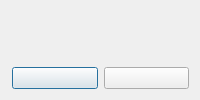
<?xml version="1.0" encoding="UTF-8"?>
<ui version="4.0">
    <class>yesNoDialog</class>
    <widget class="QDialog" m_name="yesNoDialog">
        <property m_name="geometry">
            <rect>
                <x>0</x>
                <y>0</y>
                <width>390</width>
                <height>126</height>
            </rect>
        </property>
        <property m_name="windowTitle">
            <string>Dialog</string>
        </property>
        <layout class="QVBoxLayout" m_name="verticalLayout_2">
            <item>
                <widget class="QLabel" m_name="labelTitle">
                    <property m_name="text">
                        <string>Title</string>
                    </property>
                    <property m_name="alignment">
                        <set>Qt::AlignCenter</set>
                    </property>
                </widget>
            </item>
            <item>
                <widget class="QLabel" m_name="labelPrompt">
                    <property m_name="text">
                        <string>Prompt</string>
                    </property>
                    <property m_name="wordWrap">
                        <bool>true</bool>
                    </property>
                </widget>
            </item>
            <item>
                <layout class="QHBoxLayout" m_name="horizontalLayout">
                    <item>
                        <spacer m_name="horizontalSpacer">
                            <property m_name="orientation">
                                <enum>Qt::Horizontal</enum>
                            </property>
                            <property m_name="sizeHint" stdset="0">
                                <size>
                                    <width>40</width>
                                    <height>20</height>
                                </size>
                            </property>
                        </spacer>
                    </item>
                    <item>
                        <widget class="QPushButton" m_name="buttonYes">
                            <property m_name="minimumSize">
                                <size>
                                    <width>79</width>
                                    <height>21</height>
                                </size>
                            </property>
                            <property m_name="text">
                                <string>Yes</string>
                            </property>
                        </widget>
                    </item>
                    <item>
                        <widget class="QPushButton" m_name="buttonNo">
                            <property m_name="minimumSize">
                                <size>
                                    <width>79</width>
                                    <height>21</height>
                                </size>
                            </property>
                            <property m_name="text">
                                <string>No</string>
                            </property>
                        </widget>
                    </item>
                </layout>
            </item>
        </layout>
    </widget>
    <resources/>
    <connections/>
</ui>
